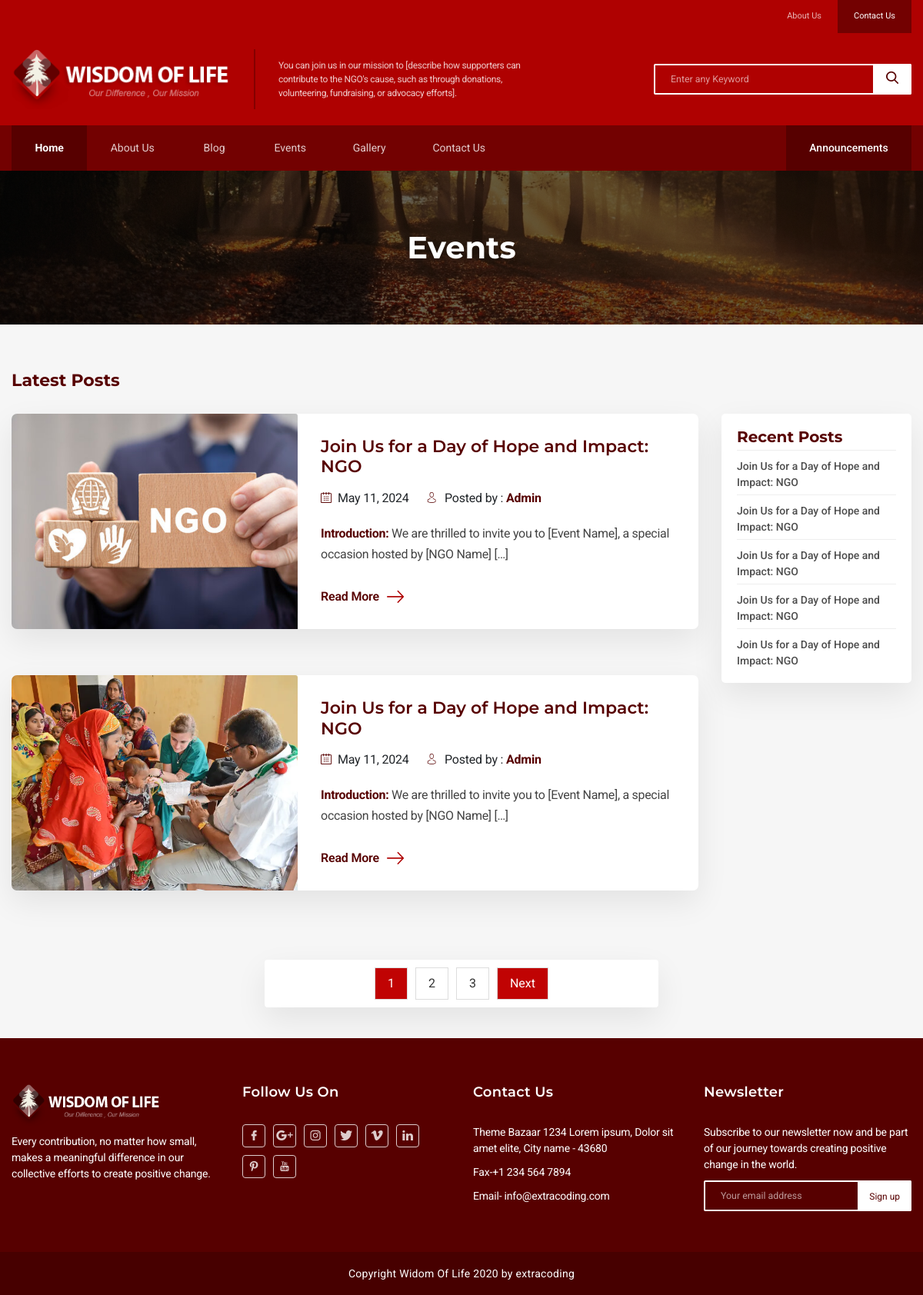
Screenshot of /event/ with the database file from the repository.
### mainApp/models.py (models this page shows, shortened)
class EventPost(models.Model):
    id = models.AutoField(primary_key=True)
    title = models.CharField(max_length=1000)
    content = RichTextField()
    date = models.DateField(auto_now=False)
    image = models.ImageField(upload_to="uploads/")

### mainApp/views.py (the view)
# urls.py: path("event/", views.eventPage),
def eventPage(Request):
    evdata = EventPost.objects.all().order_by("id").reverse()
    evsdata = EventPost.objects.all().order_by("id").reverse()[:10]
    paginator = Paginator(evdata,2)
    page_number = Request.GET.get("page")
    evdatafinal = paginator.get_page(page_number)
    total_pages = evdatafinal.paginator.num_pages
    totalPagelist = [n+1 for n in range(total_pages)]
    current_page = evdatafinal.number
    page_range = range(max( current_page - 2 if current_page == total_pages else current_page - 1, 1), min(current_page + 3 if current_page == 1 else current_page + 2, total_pages + 1))
    return render(Request,"event.html",{"evdatafinal":evdatafinal,"totalPagelist":totalPagelist,"page_range":page_range,"evsdata":evsdata})

### mainApp/templates/event.html (shortened to what this page needs)
{%extends "index.html"%}
{%load static%}
{%block body%}
        <div class="hero hero--sm"
            style="background-image:url( {%static 'wp-content/themes/wisdom-of-life/assets/img/blog-hero.jpg'%});">
            <div class="container">
                <div class="content">
                    <h1>Events</h1>
                </div>
            </div>
        </div>
        <main>
            <div class="content-wrapper container">
                <div class="inner-content">
                    <div class="content-title">
                        <h2>Latest Posts</h2>
                    </div>
                    <div id="primary" class="content-group content-group--column-2">
                        <div class="content">
                            {%for i in evdatafinal%}
                            <div
								class="card card--has-shadow card--blog-main post-2153 post type-post status-publish format-standard has-post-thumbnail hentry category-antiquarianism category-arrangement category-environment tag-chirty tag-news tag-video">
								<div class="row no-gutters">
									<div class="col-md-5">
										<a class="post-thumbnail" href="/event-detail/{{i.id}}"
											aria-hidden="true" tabindex="-1">
											<img fetchpriority="high" width="413" height="304"
												src="{{i.image.url}}"
												class="card-img-top wp-post-image"
												alt="Providing Treatment for Those in Need" decoding="async" /> </a>
									</div>
									<div class="col-md-7">
										<div class="card-body">
											<h2 class="card-title"><a
													href="/event-detail/{{i.id}}"
													rel="bookmark">{{i.title}}</a></h2>
											<div class="post-data">
												<div class="date">
													<i class="icon icon-calendar"></i><span>{{i.date}}</span>
												</div>
												<div class="author"><i class="icon icon-avatar"></i> <span>Posted by :
														<strong>Admin</strong></span>
												</div>
											</div>
											<div class="card-text">
												<p>{{i.content|safe|slice:":120"}}
													[&hellip;]</p>
											</div>
											<a class="cs-btn-flat cs-btn-flat--dark"
												href="/event-detail/{{i.id}}"><span>Read
													More</span><i class="icon icon-right-arrow"></i></a>
										</div>
									</div>
								</div>
							</div>
                            {%endfor%}
                        </div>
                        <aside id="secondary" class="sidebar sidebar-widgets">
                            <div id="block-3" class="widget block block--sidebar widget_block">
                                <div class="wp-block-group">
                                    <div
                                        class="wp-block-group__inner-container is-layout-flow wp-block-group-is-layout-flow">
                                        <h2 class="wp-block-heading">Recent Posts</h2>
                                        <ul class="wp-block-latest-posts__list wp-block-latest-posts">
                                            <li></li>
                                            {%for i in evsdata%}
                                            <li><a class="wp-block-latest-posts__post-title"
                                                href="/event-detail/{{i.id}}">{{i.title}}</a>
                                            </li>
                                            {%endfor%}
                                        </ul>
                                    </div>
                                </div>
                            </div>
                        </aside>
                    </div>
                </div>
            </div>
            <center>
                <div class="pagination">
                    {%  for n in page_range %}
                    <a href="/event/?page={{n}}" class="{%if evdatafinal.number == n%}active{%endif%}">{{n}}</a>
                    {% endfor %}
                    {% if evdatafinal.has_next %}
                    <a href="/event/?page={{evdatafinal.next_page_number}}" class="active">Next</a>
                    {% endif %}
                </div>
            </center>
        </main>
        {%endblock%}

### mainApp/static/wp-content/uploads/elementor/css/post-8cfc6.css (style rules this page uses)
.elementor-kit-8 { --e-global-color-primary:#6EC1E4;--e-global-color-secondary:#54595F;--e-global-color-text:#7A7A7A;--e-global-color-accent:#61CE70;--e-global-typography-primary-font-family:"Roboto";--e-global-typography-primary-font-weight:600;--e-global-typography-secondary-font-family:"Roboto Slab";--e-global-typography-secondary-font-weight:400;--e-global-typography-text-font-family:"Roboto";--e-global-typography-text-font-weight:400;--e-global-typography-accent-font-family:"Roboto";--e-global-typography-accent-font-weight:500; }

### mainApp/templates/event.html (style rules this page uses)
.pagination { display: flex; justify-content: center; margin-top: 20px; }
.pagination a { color: #333; text-decoration: none; padding: 8px 16px; border: 1px solid #ddd; margin: 0 5px; transition: background 0.3s ease; }
.pagination .active { background: #c00303; color: #fff; }

### rows the page displays
EventPost: image (picture), title "Join Us for a Day of Hope and Impact: NGO", date "May 11, 2024", content "Introduction: We are thrilled to invite you to [Event Name], a special occasion hosted by [NGO Name]"
EventPost: image (picture), title "Join Us for a Day of Hope and Impact: NGO", date "May 11, 2024", content "Introduction: We are thrilled to invite you to [Event Name], a special occasion hosted by [NGO Name]"
EventPost: title "Join Us for a Day of Hope and Impact: NGO"
EventPost: title "Join Us for a Day of Hope and Impact: NGO"
EventPost: title "Join Us for a Day of Hope and Impact: NGO"

### other values shown
{{ n }} "1" "2" "3"
